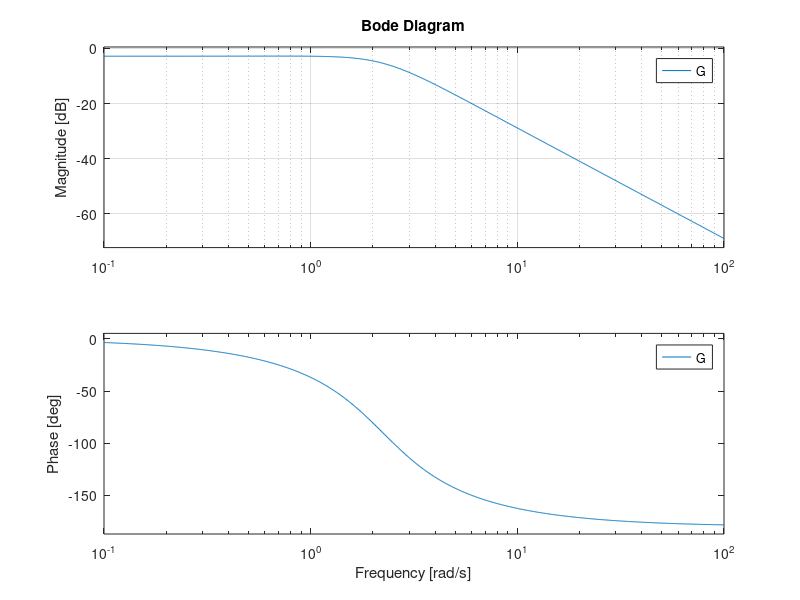

Here is the MATLAB script that generated this plot:
num = [3.6]
den = [1,3,5]
G = tf(num,den)
[mag,pha,w] = bode(G);
magn(1,:) = mag(1,:);
phase(1,:) = pha(1,:);
[M,i] = max(magn);
Mr = 20 * log10(M);
Pr = phase(1,i);
Wr = w(i,1);
disp('   Mr     Pr     Wr' )
[Mr Pr Wr]
bode(G)
grid


